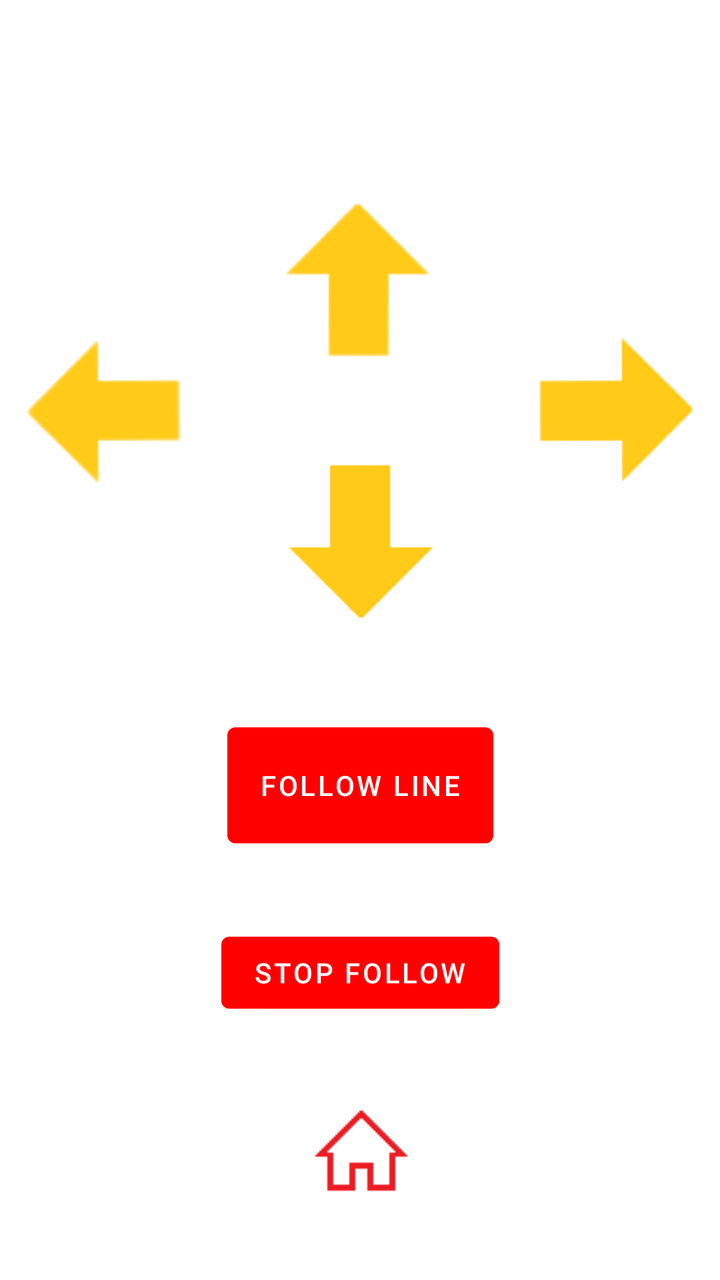
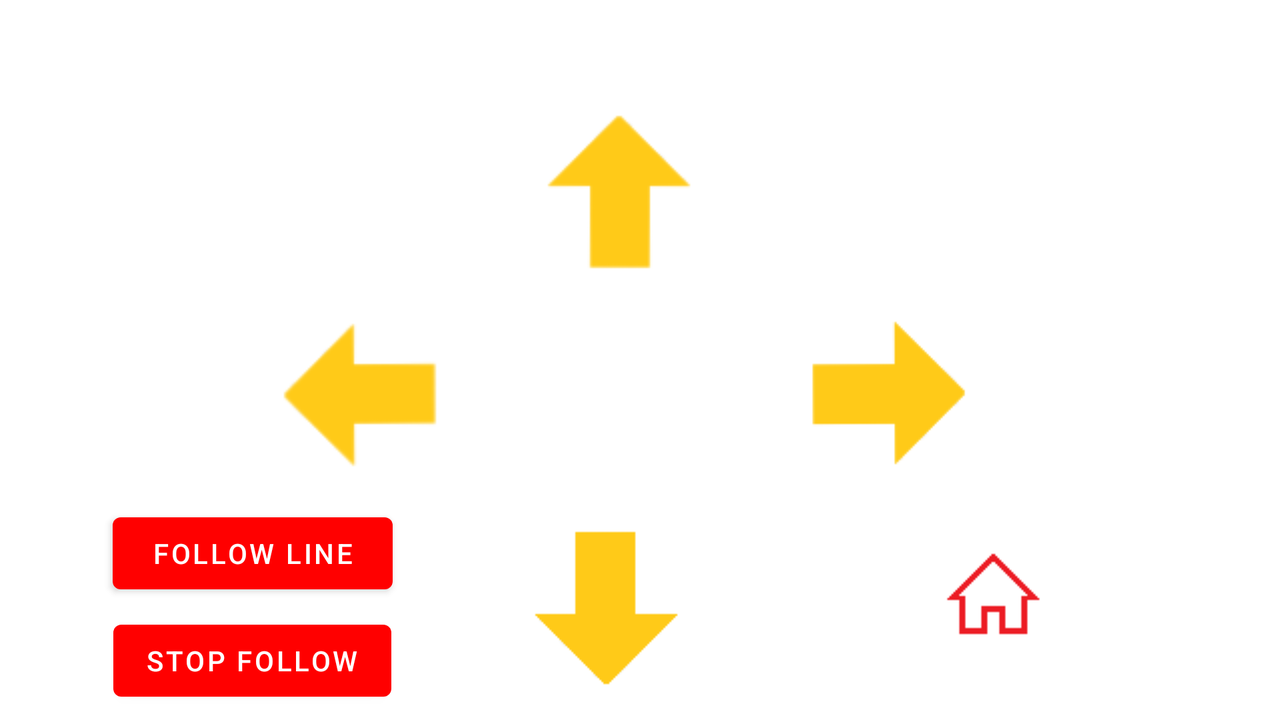

An Android layout and its configuration variant, each rendered on a device that would load it. The default file and the variant file are quoted in full after the pictures.
<!-- AndroidManifest.xml: application theme Theme.ControllingApp -->
<!-- res/layout/bluetooth_control.xml -->
<?xml version="1.0" encoding="utf-8"?>
<androidx.constraintlayout.widget.ConstraintLayout xmlns:android="http://schemas.android.com/apk/res/android"
    xmlns:app="http://schemas.android.com/apk/res-auto"
    xmlns:tools="http://schemas.android.com/tools"
    android:layout_width="match_parent"
    android:layout_height="match_parent"
    tools:context=".BluetoothControlActivity">

    <ImageButton
        android:id="@+id/homeButton"
        android:layout_width="175dp"
        android:layout_height="60dp"
        android:background="@drawable/home_button"
        app:layout_constraintBottom_toBottomOf="parent"
        app:layout_constraintEnd_toEndOf="parent"
        app:layout_constraintStart_toStartOf="parent"
        app:layout_constraintTop_toBottomOf="@+id/stopFollow" />

    <ImageButton
        android:id="@+id/forward"
        android:layout_width="100dp"
        android:layout_height="100dp"
        android:layout_marginTop="88dp"
        android:background="@drawable/up_arrow"
        android:text="F"
        app:layout_constraintHorizontal_bias="0.498"
        app:layout_constraintLeft_toLeftOf="parent"
        app:layout_constraintRight_toRightOf="parent"
        app:layout_constraintTop_toTopOf="parent" />

    <ImageButton
        android:id="@+id/left"
        android:layout_width="100dp"
        android:layout_height="100dp"
        android:background="@drawable/left_arrow"
        android:text="Left"
        app:layout_constraintBottom_toTopOf="@id/reverse"
        app:layout_constraintLeft_toLeftOf="parent"
        app:layout_constraintTop_toBottomOf="@id/forward" />

    <ImageButton
        android:id="@+id/right"
        android:layout_width="100dp"
        android:layout_height="100dp"
        android:background="@drawable/right_arrow"
        android:text="Right"
        app:layout_constraintBottom_toTopOf="@+id/reverse"
        app:layout_constraintRight_toRightOf="parent"
        app:layout_constraintTop_toBottomOf="@id/forward" />

    <ImageButton
        android:id="@+id/reverse"
        android:layout_width="100dp"
        android:layout_height="100dp"
        android:background="@drawable/down_arrow"
        android:text="R"
        app:layout_constraintEnd_toEndOf="parent"
        app:layout_constraintStart_toStartOf="parent"
        app:layout_constraintTop_toBottomOf="@+id/forward"
        app:layout_constraintBottom_toTopOf="@id/follow"/>

    <Button
        android:id="@+id/follow"
        android:layout_width="wrap_content"
        android:layout_height="70dp"
        android:text="Follow Line"
        app:backgroundTint="#FF0000"
        app:iconTint="#00FFFFFF"
        app:layout_constraintBottom_toTopOf="@id/stopFollow"
        app:layout_constraintLeft_toLeftOf="parent"
        app:layout_constraintRight_toRightOf="parent"
        app:layout_constraintTop_toBottomOf="@id/reverse" />

    <Button
        android:id="@+id/stopFollow"
        android:layout_width="wrap_content"
        android:layout_height="wrap_content"
        android:text="Stop Follow"
        tools:layout_editor_absoluteX="156dp"
        tools:layout_editor_absoluteY="534dp"
        app:backgroundTint="#FF0000"
        app:layout_constraintBottom_toTopOf="@id/homeButton"
        app:layout_constraintLeft_toLeftOf="parent"
        app:layout_constraintRight_toRightOf="parent"
        app:layout_constraintTop_toBottomOf="@id/follow"/>

</androidx.constraintlayout.widget.ConstraintLayout>
<!-- resources referenced by this layout -->
<resources>
  <!-- drawable down_arrow: png bitmap (drawable-v24, 783 bytes) -->
  <!-- drawable home_button: png bitmap (drawable-v24, 453 bytes) -->
  <!-- drawable left_arrow: png bitmap (drawable-v24, 2524 bytes) -->
  <!-- drawable right_arrow: png bitmap (drawable-v24, 1582 bytes) -->
  <!-- drawable up_arrow: png bitmap (drawable-v24, 2099 bytes) -->
  <style name="Theme.ControllingApp" parent="Theme.MaterialComponents.DayNight.DarkActionBar">
          
          <item name="colorPrimary">@color/purple_500</item>
          <item name="colorPrimaryVariant">@color/purple_700</item>
          <item name="colorOnPrimary">@color/white</item>
          
          <item name="colorSecondary">@color/teal_200</item>
          <item name="colorSecondaryVariant">@color/teal_700</item>
          <item name="colorOnSecondary">@color/black</item>
          
          <item name="android:statusBarColor" tools:targetApi="l">?attr/colorPrimaryVariant</item>
          
      </style>
</resources>
<!-- res/layout-land/bluetooth_control.xml (the repository's variant of the layout above) -->
<!-- drawn on the phone turned sideways -->
<?xml version="1.0" encoding="utf-8"?>
<androidx.constraintlayout.widget.ConstraintLayout xmlns:android="http://schemas.android.com/apk/res/android"
    xmlns:app="http://schemas.android.com/apk/res-auto"
    xmlns:tools="http://schemas.android.com/tools"
    android:layout_width="match_parent"
    android:layout_height="match_parent"
    tools:context=".BluetoothControlActivity">

    <ImageButton
        android:id="@+id/homeButton"
        android:layout_width="175dp"
        android:layout_height="60dp"
        android:layout_marginBottom="16dp"
        android:background="@drawable/home_button"
        app:layout_constraintBottom_toBottomOf="parent"
        app:layout_constraintLeft_toRightOf="@id/reverse"
        app:layout_constraintRight_toRightOf="parent"
        app:layout_constraintTop_toBottomOf="@id/right"
        app:layout_constraintVertical_bias="0.542" />

    <ImageButton
        android:id="@+id/forward"
        android:layout_width="100dp"
        android:layout_height="100dp"
        android:layout_marginTop="40dp"
        android:background="@drawable/up_arrow"
        android:text="F"
        app:layout_constraintBottom_toTopOf="@id/reverse"
        app:layout_constraintHorizontal_bias="0.466"
        app:layout_constraintLeft_toRightOf="@id/left"
        app:layout_constraintRight_toLeftOf="@id/right"
        app:layout_constraintTop_toTopOf="parent" />

    <ImageButton
        android:id="@+id/left"
        android:layout_width="100dp"
        android:layout_height="100dp"
        android:layout_marginLeft="128dp"
        android:background="@drawable/left_arrow"
        android:text="Left"
        app:layout_constraintBottom_toTopOf="@id/reverse"
        app:layout_constraintHorizontal_bias="0.0"
        app:layout_constraintLeft_toLeftOf="parent"
        app:layout_constraintRight_toLeftOf="@id/reverse"
        app:layout_constraintTop_toBottomOf="@id/forward"
        app:layout_constraintVertical_bias="0.241" />

    <ImageButton
        android:id="@+id/right"
        android:layout_width="100dp"
        android:layout_height="100dp"
        android:layout_marginRight="132dp"
        android:background="@drawable/right_arrow"
        android:text="Right"
        app:layout_constraintBottom_toTopOf="@+id/reverse"
        app:layout_constraintHorizontal_bias="0.792"
        app:layout_constraintLeft_toRightOf="@id/reverse"
        app:layout_constraintRight_toRightOf="parent"
        app:layout_constraintTop_toBottomOf="@id/forward"
        app:layout_constraintVertical_bias="0.241" />

    <ImageButton
        android:id="@+id/reverse"
        android:layout_width="100dp"
        android:layout_height="100dp"
        android:layout_marginTop="108dp"
        android:background="@drawable/down_arrow"
        android:text="R"
        app:layout_constraintBottom_toBottomOf="parent"
        app:layout_constraintLeft_toRightOf="@id/follow"
        app:layout_constraintRight_toLeftOf="@id/homeButton"
        app:layout_constraintTop_toBottomOf="@id/forward" />

    <Button
        android:id="@+id/follow"
        android:layout_width="140dp"
        android:layout_height="wrap_content"
        android:text="Follow line"
        tools:layout_editor_absoluteX="77dp"
        tools:layout_editor_absoluteY="333dp"
        app:backgroundTint="#FF0000"
        app:layout_constraintTop_toBottomOf="@id/left"
        app:layout_constraintBottom_toTopOf="@id/stopFollow"
        app:layout_constraintRight_toLeftOf="@id/reverse"
        app:layout_constraintLeft_toLeftOf="parent"/>

    <Button
        android:id="@+id/stopFollow"
        android:layout_width="wrap_content"
        android:layout_height="wrap_content"
        android:text="stop follow"
        tools:layout_editor_absoluteX="100dp"
        tools:layout_editor_absoluteY="357dp"
        app:backgroundTint="#FF0000"
        app:layout_constraintTop_toBottomOf="@id/follow"
        app:layout_constraintBottom_toBottomOf="parent"
        app:layout_constraintRight_toLeftOf="@id/reverse"
        app:layout_constraintLeft_toLeftOf="parent"/>

</androidx.constraintlayout.widget.ConstraintLayout>
